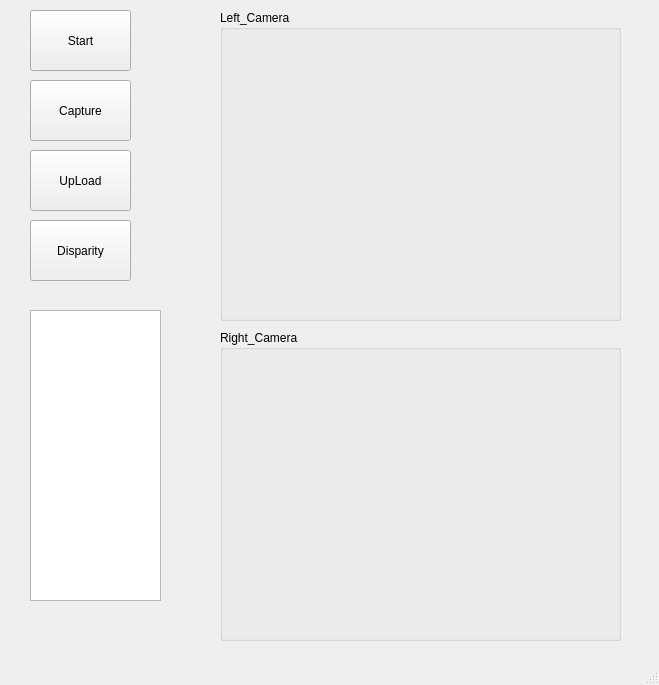
<?xml version="1.0" encoding="UTF-8"?>
<ui version="4.0">
 <class>MainWindow</class>
 <widget class="QMainWindow" name="MainWindow">
  <property name="geometry">
   <rect>
    <x>0</x>
    <y>0</y>
    <width>659</width>
    <height>685</height>
   </rect>
  </property>
  <property name="windowTitle">
   <string>MainWindow</string>
  </property>
  <property name="styleSheet">
   <string notr="true"/>
  </property>
  <widget class="QWidget" name="centralwidget">
   <widget class="QGroupBox" name="groupBox">
    <property name="geometry">
     <rect>
      <x>220</x>
      <y>10</y>
      <width>401</width>
      <height>311</height>
     </rect>
    </property>
    <property name="sizePolicy">
     <sizepolicy hsizetype="Preferred" vsizetype="Preferred">
      <horstretch>0</horstretch>
      <verstretch>0</verstretch>
     </sizepolicy>
    </property>
    <property name="title">
     <string>Left_Camera</string>
    </property>
    <widget class="QWidget" name="Left_ImgWidget" native="true">
     <property name="geometry">
      <rect>
       <x>10</x>
       <y>20</y>
       <width>381</width>
       <height>281</height>
      </rect>
     </property>
    </widget>
   </widget>
   <widget class="QPushButton" name="StartBtn">
    <property name="geometry">
     <rect>
      <x>30</x>
      <y>10</y>
      <width>101</width>
      <height>61</height>
     </rect>
    </property>
    <property name="text">
     <string>Start</string>
    </property>
   </widget>
   <widget class="QPushButton" name="CapBtn">
    <property name="geometry">
     <rect>
      <x>30</x>
      <y>80</y>
      <width>101</width>
      <height>61</height>
     </rect>
    </property>
    <property name="text">
     <string>Capture</string>
    </property>
   </widget>
   <widget class="QPushButton" name="DispBtn">
    <property name="geometry">
     <rect>
      <x>30</x>
      <y>220</y>
      <width>101</width>
      <height>61</height>
     </rect>
    </property>
    <property name="text">
     <string>Disparity</string>
    </property>
   </widget>
   <widget class="QTextBrowser" name="textBrowser">
    <property name="geometry">
     <rect>
      <x>30</x>
      <y>310</y>
      <width>131</width>
      <height>291</height>
     </rect>
    </property>
   </widget>
   <widget class="QPushButton" name="UpBtn">
    <property name="geometry">
     <rect>
      <x>30</x>
      <y>150</y>
      <width>101</width>
      <height>61</height>
     </rect>
    </property>
    <property name="text">
     <string>UpLoad</string>
    </property>
   </widget>
   <widget class="QGroupBox" name="groupBox_2">
    <property name="geometry">
     <rect>
      <x>220</x>
      <y>330</y>
      <width>401</width>
      <height>311</height>
     </rect>
    </property>
    <property name="sizePolicy">
     <sizepolicy hsizetype="Preferred" vsizetype="Preferred">
      <horstretch>0</horstretch>
      <verstretch>0</verstretch>
     </sizepolicy>
    </property>
    <property name="title">
     <string>Right_Camera</string>
    </property>
    <widget class="QWidget" name="Right_ImgWidget" native="true">
     <property name="geometry">
      <rect>
       <x>10</x>
       <y>20</y>
       <width>381</width>
       <height>281</height>
      </rect>
     </property>
    </widget>
   </widget>
  </widget>
  <widget class="QMenuBar" name="menubar">
   <property name="geometry">
    <rect>
     <x>0</x>
     <y>0</y>
     <width>659</width>
     <height>23</height>
    </rect>
   </property>
  </widget>
  <widget class="QStatusBar" name="statusbar"/>
 </widget>
 <resources/>
 <connections/>
</ui>
